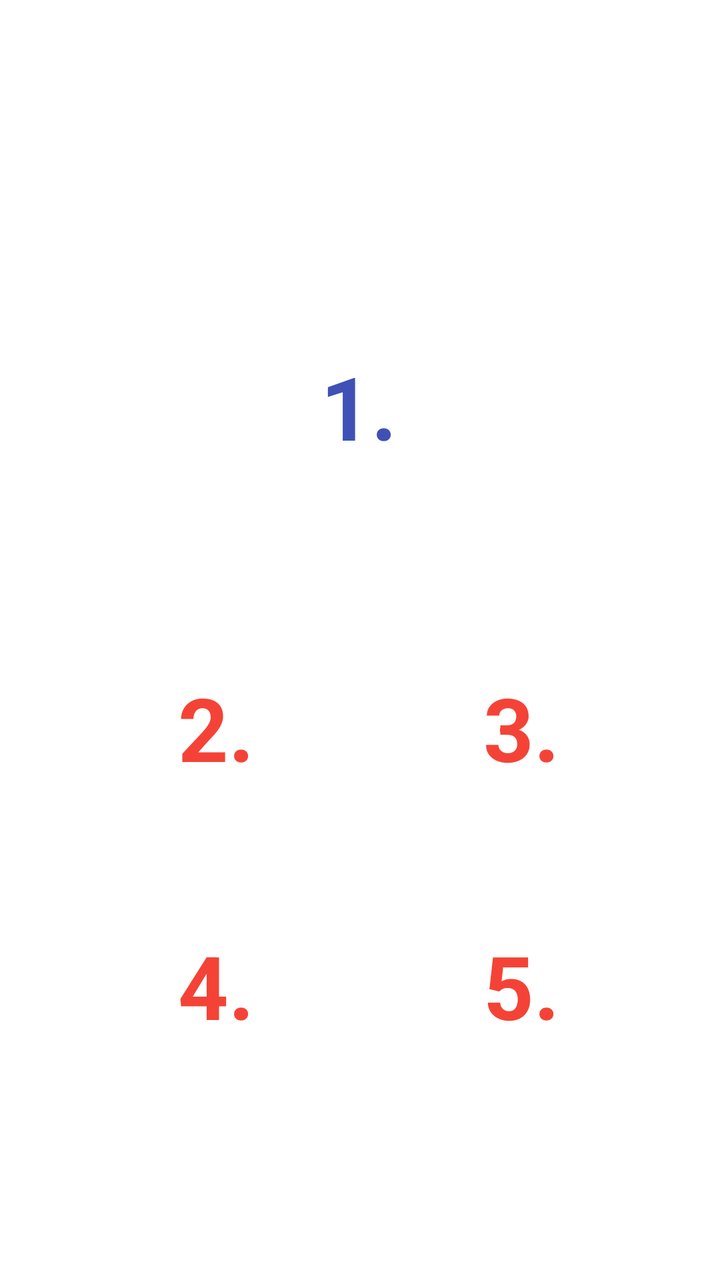
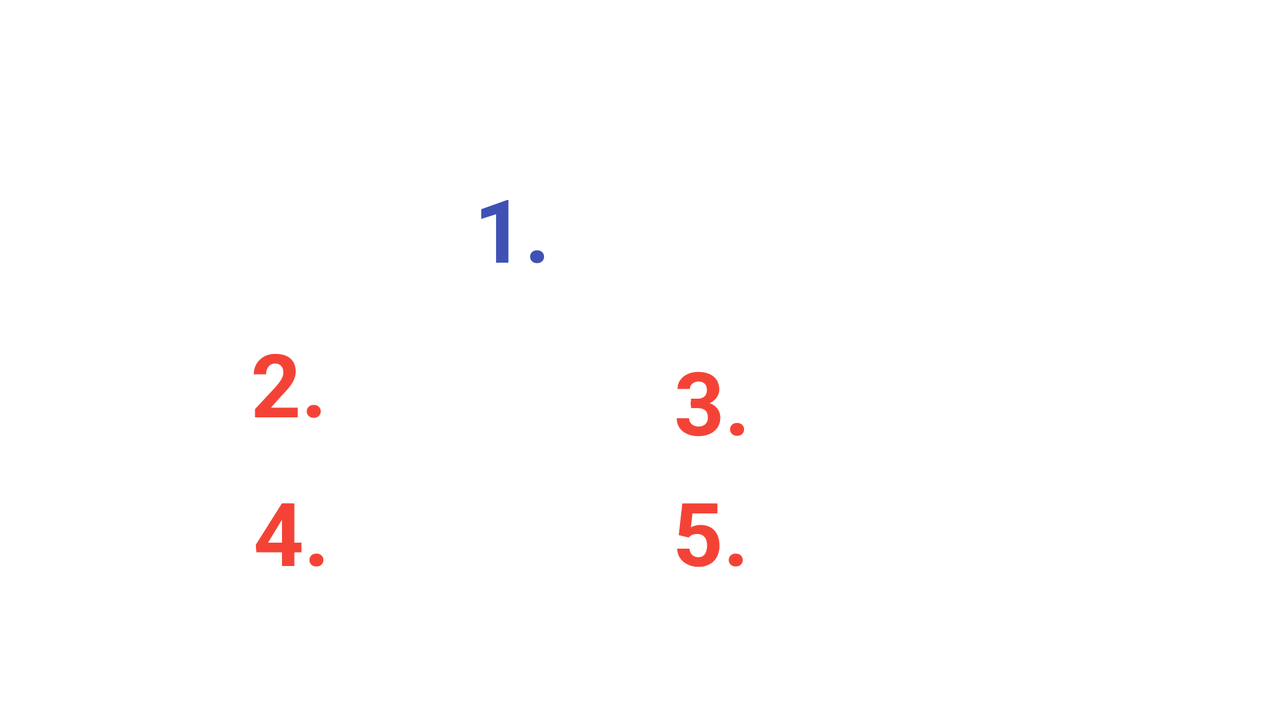

Two renders of one Android screen. The first uses the default layout on a phone; the second uses the alternative layout the repository ships for a different screen configuration, on a matching device. The two XML files are below.
<!-- AndroidManifest.xml: application theme Theme.MijnApplicatie -->
<!-- res/layout/fragment_dashboard.xml -->
<?xml version="1.0" encoding="utf-8"?>
<androidx.constraintlayout.widget.ConstraintLayout xmlns:android="http://schemas.android.com/apk/res/android"
    xmlns:app="http://schemas.android.com/apk/res-auto"
    xmlns:tools="http://schemas.android.com/tools"
    android:layout_width="match_parent"
    android:layout_height="match_parent"
    android:background="@drawable/leaderboard"
    tools:context=".ui.dashboard.DashboardFragment">

    <TextView
        android:id="@+id/score1"
        android:layout_width="wrap_content"
        android:layout_height="wrap_content"
        android:layout_marginTop="260dp"
        android:text="10323"
        android:textColor="#FFFFFF"
        android:textSize="30sp"
        app:layout_constraintEnd_toEndOf="parent"
        app:layout_constraintHorizontal_bias="0.498"
        app:layout_constraintStart_toStartOf="parent"
        app:layout_constraintTop_toTopOf="parent" />

    <TextView
        android:id="@+id/textView7"
        android:layout_width="wrap_content"
        android:layout_height="wrap_content"
        android:text="1."
        android:textColor="#3F51B5"
        android:textSize="44sp"
        android:textStyle="bold"
        app:layout_constraintBottom_toBottomOf="parent"
        app:layout_constraintEnd_toEndOf="parent"
        app:layout_constraintHorizontal_bias="0.498"
        app:layout_constraintStart_toStartOf="parent"
        app:layout_constraintTop_toTopOf="parent"
        app:layout_constraintVertical_bias="0.299" />

    <TextView
        android:id="@+id/score5"
        android:layout_width="wrap_content"
        android:layout_height="wrap_content"
        android:text="13025"
        android:textColor="#FFFFFF"
        android:textSize="30sp"
        app:layout_constraintBottom_toBottomOf="parent"
        app:layout_constraintEnd_toEndOf="parent"
        app:layout_constraintHorizontal_bias="0.782"
        app:layout_constraintStart_toStartOf="parent"
        app:layout_constraintTop_toTopOf="parent"
        app:layout_constraintVertical_bias="0.872" />

    <TextView
        android:id="@+id/score2"
        android:layout_width="wrap_content"
        android:layout_height="wrap_content"
        android:text="12252"
        android:textColor="#FFFFFF"
        android:textSize="30sp"
        app:layout_constraintBottom_toBottomOf="parent"
        app:layout_constraintEnd_toEndOf="parent"
        app:layout_constraintHorizontal_bias="0.241"
        app:layout_constraintStart_toStartOf="parent"
        app:layout_constraintTop_toTopOf="parent"
        app:layout_constraintVertical_bias="0.658" />

    <TextView
        android:id="@+id/score3"
        android:layout_width="wrap_content"
        android:layout_height="wrap_content"
        android:text="12785"
        android:textColor="#FFFFFF"
        android:textSize="30sp"
        app:layout_constraintBottom_toBottomOf="parent"
        app:layout_constraintEnd_toEndOf="parent"
        app:layout_constraintHorizontal_bias="0.782"
        app:layout_constraintStart_toStartOf="parent"
        app:layout_constraintTop_toTopOf="parent"
        app:layout_constraintVertical_bias="0.658" />

    <TextView
        android:id="@+id/textView10"
        android:layout_width="wrap_content"
        android:layout_height="wrap_content"
        android:text="4."
        android:textColor="#F44336"
        android:textSize="44sp"
        android:textStyle="bold"
        app:layout_constraintBottom_toBottomOf="parent"
        app:layout_constraintEnd_toEndOf="parent"
        app:layout_constraintHorizontal_bias="0.276"
        app:layout_constraintStart_toStartOf="parent"
        app:layout_constraintTop_toTopOf="parent"
        app:layout_constraintVertical_bias="0.797" />

    <TextView
        android:id="@+id/textView11"
        android:layout_width="wrap_content"
        android:layout_height="wrap_content"
        android:text="2."
        android:textColor="#F44336"
        android:textSize="44sp"
        android:textStyle="bold"
        app:layout_constraintBottom_toBottomOf="parent"
        app:layout_constraintEnd_toEndOf="parent"
        app:layout_constraintHorizontal_bias="0.276"
        app:layout_constraintStart_toStartOf="parent"
        app:layout_constraintTop_toTopOf="parent"
        app:layout_constraintVertical_bias="0.575" />

    <TextView
        android:id="@+id/textView8"
        android:layout_width="wrap_content"
        android:layout_height="wrap_content"
        android:text="5."
        android:textColor="#F44336"
        android:textSize="44sp"
        android:textStyle="bold"
        app:layout_constraintBottom_toBottomOf="parent"
        app:layout_constraintEnd_toEndOf="parent"
        app:layout_constraintHorizontal_bias="0.75"
        app:layout_constraintStart_toStartOf="parent"
        app:layout_constraintTop_toTopOf="parent"
        app:layout_constraintVertical_bias="0.797" />

    <TextView
        android:id="@+id/textView9"
        android:layout_width="wrap_content"
        android:layout_height="wrap_content"
        android:text="3."
        android:textColor="#F44336"
        android:textSize="44sp"
        android:textStyle="bold"
        app:layout_constraintBottom_toBottomOf="parent"
        app:layout_constraintEnd_toEndOf="parent"
        app:layout_constraintHorizontal_bias="0.75"
        app:layout_constraintStart_toStartOf="parent"
        app:layout_constraintTop_toTopOf="parent"
        app:layout_constraintVertical_bias="0.575" />

    <TextView
        android:id="@+id/score4"
        android:layout_width="wrap_content"
        android:layout_height="wrap_content"
        android:text="12987"
        android:textColor="#FFFFFF"
        android:textSize="30sp"
        app:layout_constraintBottom_toBottomOf="parent"
        app:layout_constraintEnd_toEndOf="parent"
        app:layout_constraintHorizontal_bias="0.241"
        app:layout_constraintStart_toStartOf="parent"
        app:layout_constraintTop_toTopOf="parent"
        app:layout_constraintVertical_bias="0.872" />

    <TextView
        android:id="@+id/textView6"
        android:layout_width="wrap_content"
        android:layout_height="wrap_content"
        android:text="@string/top_scores"
        android:textColor="#FFFFFF"
        android:textSize="48sp"
        android:textStyle="bold"
        app:layout_constraintBottom_toBottomOf="parent"
        app:layout_constraintEnd_toEndOf="parent"
        app:layout_constraintHorizontal_bias="0.535"
        app:layout_constraintStart_toStartOf="parent"
        app:layout_constraintTop_toTopOf="parent"
        app:layout_constraintVertical_bias="0.085" />

</androidx.constraintlayout.widget.ConstraintLayout>
<!-- resources referenced by this layout -->
<resources>
  <string name="top_scores">Top scores</string>
  <style name="Theme.MijnApplicatie" parent="Theme.MaterialComponents.DayNight.DarkActionBar">
          
          <item name="colorPrimary">@color/purple_500</item>
          <item name="colorPrimaryVariant">@color/purple_700</item>
          <item name="colorOnPrimary">@color/white</item>
          
          <item name="colorSecondary">@color/teal_200</item>
          <item name="colorSecondaryVariant">@color/teal_700</item>
          <item name="colorOnSecondary">@color/black</item>
          
          <item name="android:statusBarColor" tools:targetApi="l">?attr/colorPrimaryVariant</item>
          
      </style>
</resources>
<!-- res/layout-land/fragment_dashboard.xml (the repository's variant of the layout above) -->
<!-- drawn on the phone turned sideways -->
<?xml version="1.0" encoding="utf-8"?>
<androidx.constraintlayout.widget.ConstraintLayout xmlns:android="http://schemas.android.com/apk/res/android"
    xmlns:app="http://schemas.android.com/apk/res-auto"
    xmlns:tools="http://schemas.android.com/tools"
    android:layout_width="match_parent"
    android:layout_height="match_parent"
    android:background="@drawable/leaderboard"
    tools:context=".ui.dashboard.DashboardFragment">

    <TextView
        android:id="@+id/score1"
        android:layout_width="wrap_content"
        android:layout_height="wrap_content"
        android:text="10.3232s"
        android:textColor="#FFFFFF"
        android:textSize="30sp"
        app:layout_constraintBottom_toBottomOf="parent"
        app:layout_constraintEnd_toEndOf="parent"
        app:layout_constraintHorizontal_bias="0.558"
        app:layout_constraintStart_toStartOf="parent"
        app:layout_constraintTop_toTopOf="parent"
        app:layout_constraintVertical_bias="0.32" />

    <TextView
        android:id="@+id/textView7"
        android:layout_width="wrap_content"
        android:layout_height="wrap_content"
        android:text="1."
        android:textColor="#3F51B5"
        android:textSize="44sp"
        android:textStyle="bold"
        app:layout_constraintBottom_toBottomOf="parent"
        app:layout_constraintEnd_toStartOf="@+id/score1"
        app:layout_constraintHorizontal_bias="0.95"
        app:layout_constraintStart_toStartOf="parent"
        app:layout_constraintTop_toTopOf="parent"
        app:layout_constraintVertical_bias="0.281" />

    <TextView
        android:id="@+id/score3"
        android:layout_width="wrap_content"
        android:layout_height="wrap_content"
        android:text="12.7858s"
        android:textColor="#FFFFFF"
        android:textSize="30sp"
        app:layout_constraintBottom_toBottomOf="parent"
        app:layout_constraintEnd_toEndOf="parent"
        app:layout_constraintHorizontal_bias="0.759"
        app:layout_constraintStart_toStartOf="parent"
        app:layout_constraintTop_toTopOf="parent"
        app:layout_constraintVertical_bias="0.589" />

    <TextView
        android:id="@+id/textView8"
        android:layout_width="wrap_content"
        android:layout_height="wrap_content"
        android:text="5."
        android:textColor="#F44336"
        android:textSize="44sp"
        android:textStyle="bold"
        app:layout_constraintBottom_toBottomOf="parent"
        app:layout_constraintEnd_toStartOf="@+id/score5"
        app:layout_constraintHorizontal_bias="0.954"
        app:layout_constraintStart_toStartOf="parent"
        app:layout_constraintTop_toTopOf="parent"
        app:layout_constraintVertical_bias="0.784" />

    <TextView
        android:id="@+id/score2"
        android:layout_width="wrap_content"
        android:layout_height="wrap_content"
        android:text="12.2525s"
        android:textColor="#FFFFFF"
        android:textSize="30sp"
        app:layout_constraintBottom_toBottomOf="parent"
        app:layout_constraintEnd_toEndOf="parent"
        app:layout_constraintHorizontal_bias="0.352"
        app:layout_constraintStart_toStartOf="parent"
        app:layout_constraintTop_toTopOf="parent"
        app:layout_constraintVertical_bias="0.558" />

    <TextView
        android:id="@+id/textView11"
        android:layout_width="wrap_content"
        android:layout_height="wrap_content"
        android:layout_marginEnd="12dp"
        android:layout_marginRight="12dp"
        android:text="2."
        android:textColor="#F44336"
        android:textSize="44sp"
        android:textStyle="bold"
        app:layout_constraintBottom_toBottomOf="parent"
        app:layout_constraintEnd_toStartOf="@+id/score2"
        app:layout_constraintHorizontal_bias="0.957"
        app:layout_constraintStart_toStartOf="parent"
        app:layout_constraintTop_toTopOf="parent"
        app:layout_constraintVertical_bias="0.538" />

    <TextView
        android:id="@+id/score5"
        android:layout_width="wrap_content"
        android:layout_height="wrap_content"
        android:text="13.0258s"
        android:textColor="#FFFFFF"
        android:textSize="30sp"
        app:layout_constraintBottom_toBottomOf="parent"
        app:layout_constraintEnd_toEndOf="parent"
        app:layout_constraintHorizontal_bias="0.759"
        app:layout_constraintStart_toStartOf="parent"
        app:layout_constraintTop_toTopOf="parent"
        app:layout_constraintVertical_bias="0.773" />

    <TextView
        android:id="@+id/textView9"
        android:layout_width="wrap_content"
        android:layout_height="wrap_content"
        android:text="3."
        android:textColor="#F44336"
        android:textSize="44sp"
        android:textStyle="bold"
        app:layout_constraintBottom_toBottomOf="parent"
        app:layout_constraintEnd_toStartOf="@+id/score3"
        app:layout_constraintHorizontal_bias="0.956"
        app:layout_constraintStart_toStartOf="parent"
        app:layout_constraintTop_toTopOf="parent"
        app:layout_constraintVertical_bias="0.568" />

    <TextView
        android:id="@+id/textView10"
        android:layout_width="wrap_content"
        android:layout_height="wrap_content"
        android:text="4."
        android:textColor="#F44336"
        android:textSize="44sp"
        android:textStyle="bold"
        app:layout_constraintBottom_toBottomOf="parent"
        app:layout_constraintEnd_toStartOf="@+id/score4"
        app:layout_constraintHorizontal_bias="0.886"
        app:layout_constraintStart_toStartOf="parent"
        app:layout_constraintTop_toTopOf="parent"
        app:layout_constraintVertical_bias="0.784" />

    <TextView
        android:id="@+id/score4"
        android:layout_width="wrap_content"
        android:layout_height="wrap_content"
        android:text="12.9875s"
        android:textColor="#FFFFFF"
        android:textSize="30sp"
        app:layout_constraintBottom_toBottomOf="parent"
        app:layout_constraintEnd_toEndOf="parent"
        app:layout_constraintHorizontal_bias="0.352"
        app:layout_constraintStart_toStartOf="parent"
        app:layout_constraintTop_toTopOf="parent"
        app:layout_constraintVertical_bias="0.773" />

</androidx.constraintlayout.widget.ConstraintLayout>
<!-- resources referenced by the variant -->
<!-- as the phone turned sideways resolves them -->
<resources>
  <style name="Theme.MijnApplicatie" parent="Theme.MaterialComponents.DayNight.DarkActionBar">
          
          <item name="colorPrimary">@color/purple_500</item>
          <item name="colorPrimaryVariant">@color/purple_700</item>
          <item name="colorOnPrimary">@color/white</item>
          
          <item name="colorSecondary">@color/teal_200</item>
          <item name="colorSecondaryVariant">@color/teal_700</item>
          <item name="colorOnSecondary">@color/black</item>
          
          <item name="android:statusBarColor" tools:targetApi="l">?attr/colorPrimaryVariant</item>
          
      </style>
</resources>
